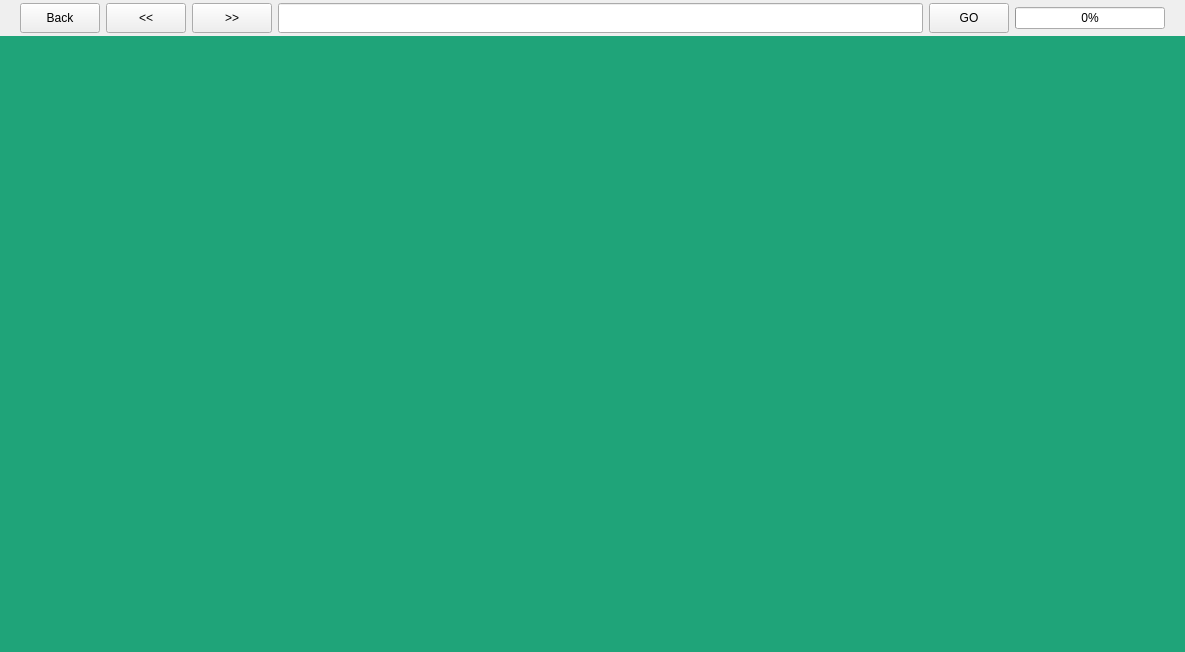
<?xml version="1.0" encoding="UTF-8"?>
<ui version="4.0">
 <class>WebController</class>
 <widget class="QWidget" name="WebController">
  <property name="geometry">
   <rect>
    <x>0</x>
    <y>0</y>
    <width>1185</width>
    <height>652</height>
   </rect>
  </property>
  <property name="windowTitle">
   <string>Form</string>
  </property>
  <layout class="QVBoxLayout" name="verticalLayout">
   <property name="spacing">
    <number>0</number>
   </property>
   <property name="leftMargin">
    <number>0</number>
   </property>
   <property name="topMargin">
    <number>0</number>
   </property>
   <property name="rightMargin">
    <number>0</number>
   </property>
   <property name="bottomMargin">
    <number>0</number>
   </property>
   <item>
    <widget class="QWidget" name="widget" native="true">
     <property name="sizePolicy">
      <sizepolicy hsizetype="Preferred" vsizetype="Preferred">
       <horstretch>0</horstretch>
       <verstretch>0</verstretch>
      </sizepolicy>
     </property>
     <property name="minimumSize">
      <size>
       <width>0</width>
       <height>36</height>
      </size>
     </property>
     <property name="maximumSize">
      <size>
       <width>16777215</width>
       <height>36</height>
      </size>
     </property>
     <property name="baseSize">
      <size>
       <width>0</width>
       <height>30</height>
      </size>
     </property>
     <property name="layoutDirection">
      <enum>Qt::LeftToRight</enum>
     </property>
     <layout class="QHBoxLayout" name="horizontalLayout">
      <property name="leftMargin">
       <number>20</number>
      </property>
      <property name="topMargin">
       <number>0</number>
      </property>
      <property name="rightMargin">
       <number>20</number>
      </property>
      <property name="bottomMargin">
       <number>0</number>
      </property>
      <item>
       <widget class="QPushButton" name="exit_btn">
        <property name="minimumSize">
         <size>
          <width>80</width>
          <height>30</height>
         </size>
        </property>
        <property name="text">
         <string>Back</string>
        </property>
       </widget>
      </item>
      <item>
       <widget class="QPushButton" name="back_btn">
        <property name="minimumSize">
         <size>
          <width>60</width>
          <height>30</height>
         </size>
        </property>
        <property name="text">
         <string>&lt;&lt;</string>
        </property>
       </widget>
      </item>
      <item>
       <widget class="QPushButton" name="next_btn">
        <property name="minimumSize">
         <size>
          <width>60</width>
          <height>30</height>
         </size>
        </property>
        <property name="text">
         <string>&gt;&gt;</string>
        </property>
       </widget>
      </item>
      <item>
       <widget class="QLineEdit" name="url">
        <property name="minimumSize">
         <size>
          <width>0</width>
          <height>30</height>
         </size>
        </property>
        <property name="styleSheet">
         <string notr="true"/>
        </property>
        <property name="alignment">
         <set>Qt::AlignCenter</set>
        </property>
       </widget>
      </item>
      <item>
       <widget class="QPushButton" name="go_btn">
        <property name="minimumSize">
         <size>
          <width>60</width>
          <height>30</height>
         </size>
        </property>
        <property name="text">
         <string>GO</string>
        </property>
       </widget>
      </item>
      <item>
       <widget class="QProgressBar" name="progress">
        <property name="minimumSize">
         <size>
          <width>150</width>
          <height>20</height>
         </size>
        </property>
        <property name="maximumSize">
         <size>
          <width>150</width>
          <height>16777215</height>
         </size>
        </property>
        <property name="value">
         <number>0</number>
        </property>
       </widget>
      </item>
     </layout>
    </widget>
   </item>
   <item>
    <widget class="QWidget" name="view" native="true">
     <property name="autoFillBackground">
      <bool>false</bool>
     </property>
     <property name="styleSheet">
      <string notr="true">background:rgb(31, 164, 121)</string>
     </property>
    </widget>
   </item>
  </layout>
 </widget>
 <resources/>
 <connections/>
</ui>
